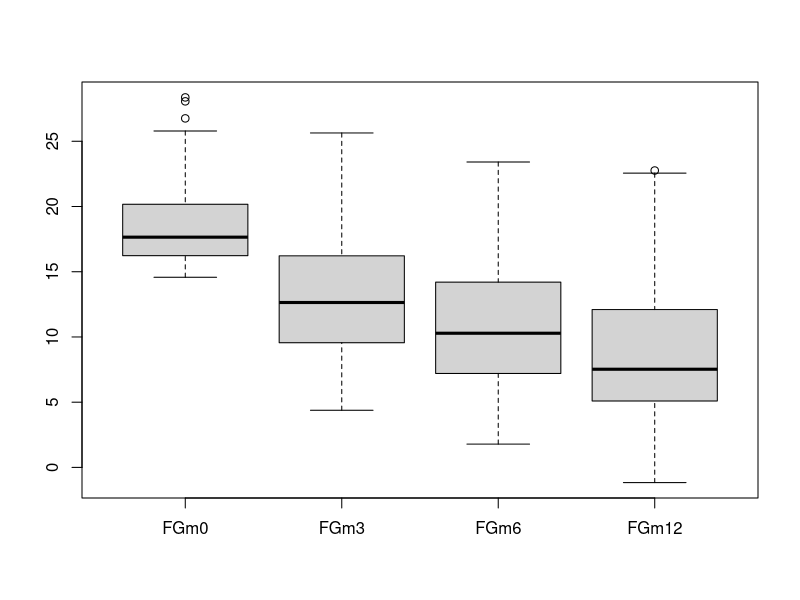
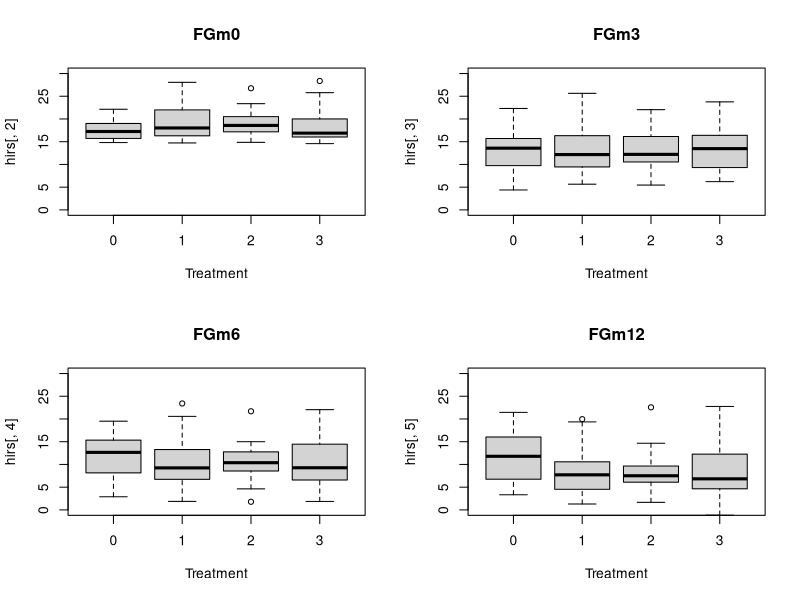
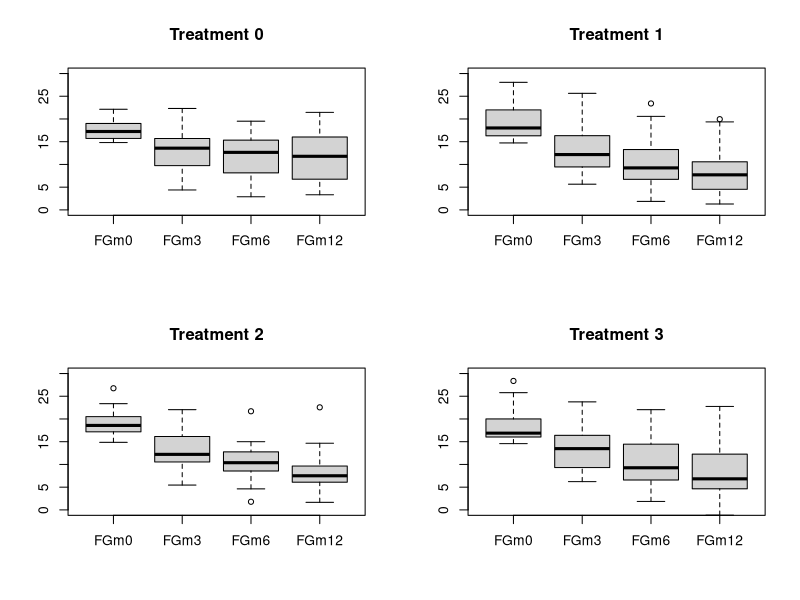
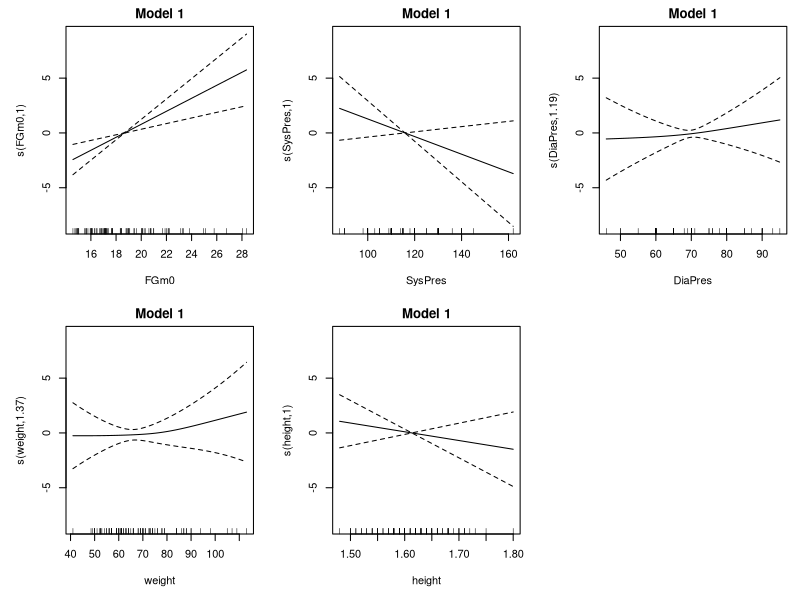

These charts were generated, in order, by the following R code: (Note: this script raises an error after producing the figures.)
## ---- chunk 1
knitr::opts_chunk$set(echo = TRUE)
## ---- chunk 2
# Clear environment
rm(list=ls())

# Load necessary packages
if(!require("mgcv")) {
  install.packages("mgcv", dependencies=TRUE)
  library(mgcv)
}
## ---- chunk 3
# 1. Data Import and Preparation

# Bear in mind that there may have some dataset with missing value NA
hirs <- read.table("hirsutism.dat",header=T, sep="\t",fill=TRUE)

# Check structure and ensure that Treatment is a factor

summary(hirs)

hirs$Treatment <- as.factor(hirs$Treatment)
## ---- chunk 4
# 2. Exploratory Data Analysis

summary(hirs)
attach(hirs)

boxplot(hirs[,2:5])

par(mfrow=c(2,2))
boxplot(hirs[,2]~Treatment,ylim=c(0,30), main=names(hirs)[2], xlab="Treatment")
boxplot(hirs[,3]~Treatment,ylim=c(0,30), main=names(hirs)[3], xlab="Treatment")
boxplot(hirs[,4]~Treatment,ylim=c(0,30), main=names(hirs)[4], xlab="Treatment")
boxplot(hirs[,5]~Treatment,ylim=c(0,30), main=names(hirs)[5], xlab="Treatment")
par(mfrow=c(1,1))

par(mfrow=c(2,2))
boxplot(hirs[Treatment==0,2:5],ylim=c(0,30), main="Treatment 0")
boxplot(hirs[Treatment==1,2:5],ylim=c(0,30), main="Treatment 1")
boxplot(hirs[Treatment==2,2:5],ylim=c(0,30), main="Treatment 2")
boxplot(hirs[Treatment==3,2:5],ylim=c(0,30), main="Treatment 3")
par(mfrow=c(1,1))

## ---- chunk 5
# 3. Fit Candidate GAM Models

# Model 1: Include all baseline continuous vars as smooth terms and Treatment as a factor
m1 <- gam(FGm12 ~ Treatment + s(FGm0) + s(SysPres) + s(DiaPres) + s(weight) + s(height),
          data = hirs, method = "REML")

# Model 2: Allow the relationship with FGm0 to differ by Treatment (using a by-factor smooth)
m2 <- gam(FGm12 ~ Treatment + 
                    s(FGm0, by=Treatment) + 
                    s(SysPres) + s(DiaPres) + s(weight) + s(height),
          data = hirs, method = "REML")

# Model 3: A more parsimonious model removing blood pressure variables
m3 <- gam(FGm12 ~ Treatment + s(FGm0) + s(weight) + s(height),
          data = hirs, method = "REML")

# Model 4: A very simple model including only FGm0 and Treatment
m4 <- gam(FGm12 ~ Treatment + s(FGm0),
          data = hirs, method = "REML")
## ---- chunk 6
# 4. Model Summaries and Diagnostics

cat("---------- Model 1 Summary ----------\n")
summary(m1)
cat("\n")
par(mfrow=c(2,3))
plot(m1, all.terms=TRUE, shade=TRUE, pages=1, main="Model 1")
par(mfrow=c(1,1))
vis.gam(m1, view=c("FGm0","weight"), theta=45, color="topo", main="M1: FGm0 vs weight")
gam.check(m1)

cat("---------- Model 2 Summary ----------\n")
summary(m2)
par(mfrow=c(2,3))
plot(m2, all.terms=TRUE, shade=TRUE, pages=1, main="Model 2")
par(mfrow=c(1,1))
vis.gam(m2, view=c("FGm0","weight"), cond=list(Treatment="1"), 
        theta=45, color="topo", main="M2: FGm0 vs weight (Treatment=1)")
gam.check(m2)

cat("---------- Model 3 Summary ----------\n")
summary(m3)
par(mfrow=c(2,2))
plot(m3, all.terms=TRUE, shade=TRUE, pages=1, main="Model 3")
par(mfrow=c(1,1))
gam.check(m3)

cat("---------- Model 4 Summary ----------\n")
summary(m4)
par(mfrow=c(1,2))
plot(m4, all.terms=TRUE, shade=TRUE, main="Model 4")
par(mfrow=c(1,1))
gam.check(m4)
## ---- chunk 7
# 5. Model Comparison
# Use ANOVA to compare nested models. Note: 
# - Strictly, m2 is not nested in m1 (different structure due to by=Treatment),
#   but we can still get some insight. For nested comparisons, focus on models
#   that differ by terms. Alternatively, compare AIC for all models.

cat("\n---------- Model Comparisons (ANOVA) ----------\n")
anova(m1, m2, m3, m4, test="F")

cat("\n---------- AIC Comparison ----------\n")
AIC(m1, m2, m3, m4)

## ---- chunk 8
# 6. Selecting the Most Appropriate Model

# Based on the summaries, diagnostics, and comparison:
# - Look at the deviance explained in summaries.
# - Check residual patterns in gam.check plots.
# - Compare AIC values: lower is typically better.
# - Check significance of smooth terms and treatment effects.

# Once you've decided on the "best" model (for example, say m2 is best),
# you can then do final checks, interpret results, and plot effects.
## ---- chunk 9
# 7. Final Model Interpretation (Example for m2)

# Suppose we choose m2 as the final model:
cat("\n---------- Final Model (Example: m2) ----------\n")
summary(m2)

# Examine partial effects more thoroughly:
par(mfrow=c(2,3))
plot(m2, all.terms=TRUE, shade=TRUE, main="Final Model (m2)")
par(mfrow=c(1,1))

# Visualize 3D surfaces for interesting pairs of predictors:
vis.gam(m2, view=c("FGm0","weight"), cond=list(Treatment="2"), 
        theta=30, color="terrain", main="M2: FGm0 vs weight (Treatment=2)")
